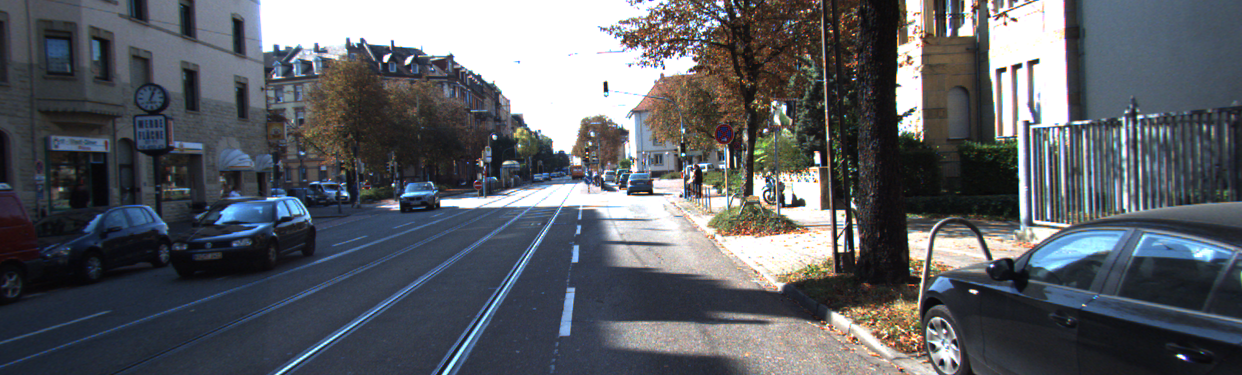
#> input picture example/000004_10.png, 1242 x 375 px, found by its file name
$ jupyter execute --allow-errors depth_estimation.ipynb
#> lines starting #> are read from the running program, lines starting #| are printed output that depends on the picture
[cell 1]
import numpy as np
import cv2
import matplotlib.pyplot as plt

# -------- USER SETTINGS --------
CAMERA_ID = 1
CALIB_NPZ = f"camera_data/camera{CAMERA_ID}/stereo_calib_charuco.npz"
name="shared"
LEFT_IMG  = f"camera_data/camera{CAMERA_ID}/output/{name}{CAMERA_ID}_left.png"
RIGHT_IMG = f"camera_data/camera{CAMERA_ID}/output/{name}{CAMERA_ID}_right.png"
# LEFT_IMG  = "calib\\left_09.png"
# RIGHT_IMG = "calib\\right_09.png"

OUT_PREFIX = f"processed/{name}{CAMERA_ID}"

# Stereo matcher parameters
DEPTH_MIN_M = 0.01
DEPTH_MAX_M = 0.25
# -------------------------------


# ---- Load calibration ----
#> (the rest of this cell did not finish here and is left out)

[cell 2]
# ---- Load images ----
imgL = cv2.imread(LEFT_IMG, cv2.IMREAD_COLOR)
imgR = cv2.imread(RIGHT_IMG, cv2.IMREAD_COLOR)

fig,ax=plt.subplots(1,2, figsize=(12,6))
#> (the rest of this cell did not finish here and is left out)

#> (a cell that did not finish here is left out)

[cell 4]
imgL = cv2.imread("000004_10.png", cv2.IMREAD_COLOR)
#> imgL is the input picture: shape (375, 1242, 3); mean B, G, R 100.6, 94.7, 91.4
imgR = cv2.imread("000004_11.png", cv2.IMREAD_COLOR)
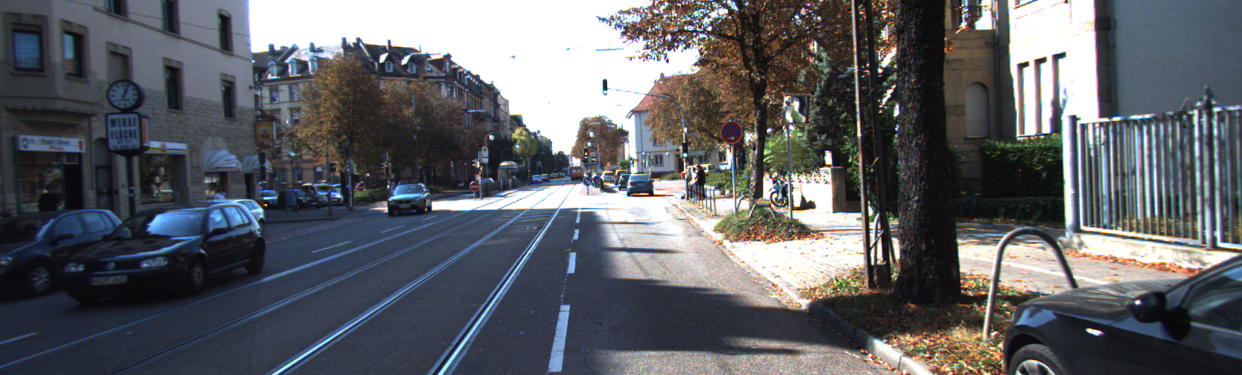
#> input picture example/000004_11.png, 1242 x 375 px, found by its file name
#> imgR is the input picture: shape (375, 1242, 3); mean B, G, R 101.7, 97.1, 95

grayL = cv2.cvtColor(imgL, cv2.COLOR_BGR2GRAY)
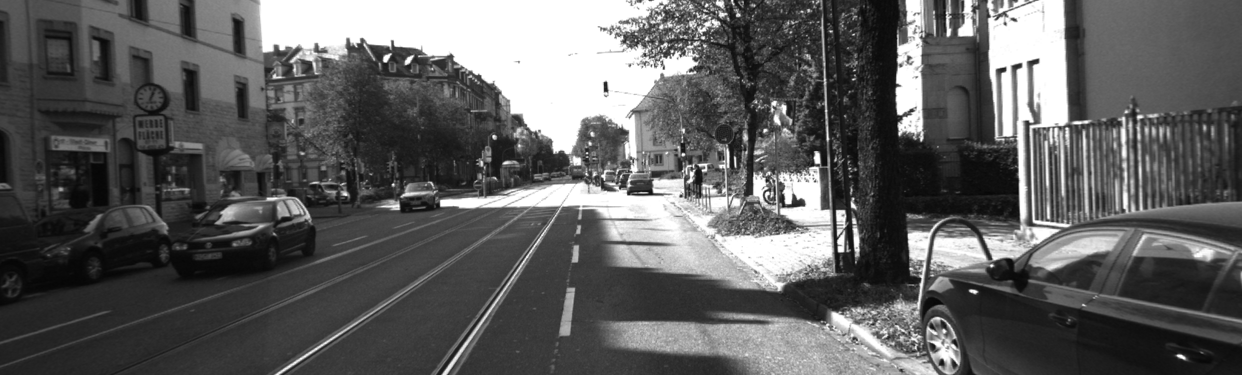
#> grayL: shape (375, 1242); min 5, max 255, mean 94.4
grayR = cv2.cvtColor(imgR, cv2.COLOR_BGR2GRAY)
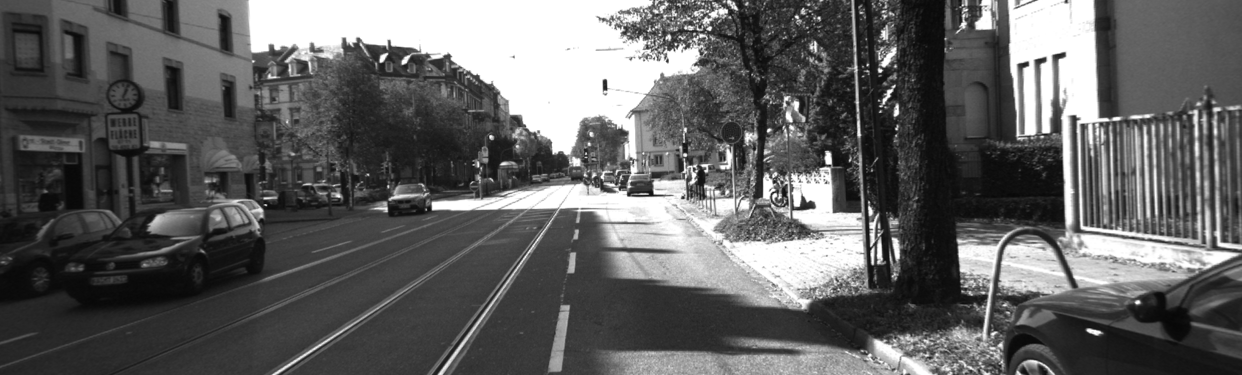
#> grayR: shape (375, 1242); min 7, max 255, mean 97

fig,ax=plt.subplots(1,2, figsize=(12,6))
ax[0].imshow(grayL,cmap="gray")
ax[1].imshow(grayR,cmap="gray")
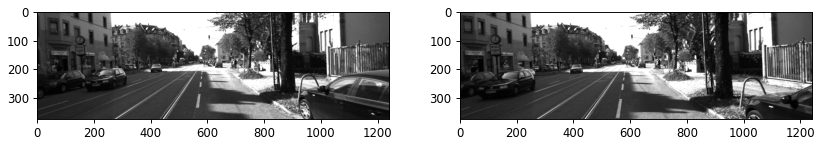
#> figure drawn by matplotlib, 2 panels

[cell 5]
# ---- Stereo disparity ----
BLOCK_SIZE =5      # odd: 5,7,9...
stereo = cv2.StereoSGBM_create(
    minDisparity=0,
    numDisparities= 16 *20,   # must be multiple of 16,
    blockSize=BLOCK_SIZE,
    P1=8 * BLOCK_SIZE * BLOCK_SIZE,
    P2=32 * BLOCK_SIZE * BLOCK_SIZE,
    disp12MaxDiff=-1,
    uniquenessRatio=1,
    speckleWindowSize=200,
    speckleRange=1,
    preFilterCap = 63,
    mode=cv2.STEREO_SGBM_MODE_SGBM,
)
disp = stereo.compute(grayL, grayR).astype(np.float32) / 16.0
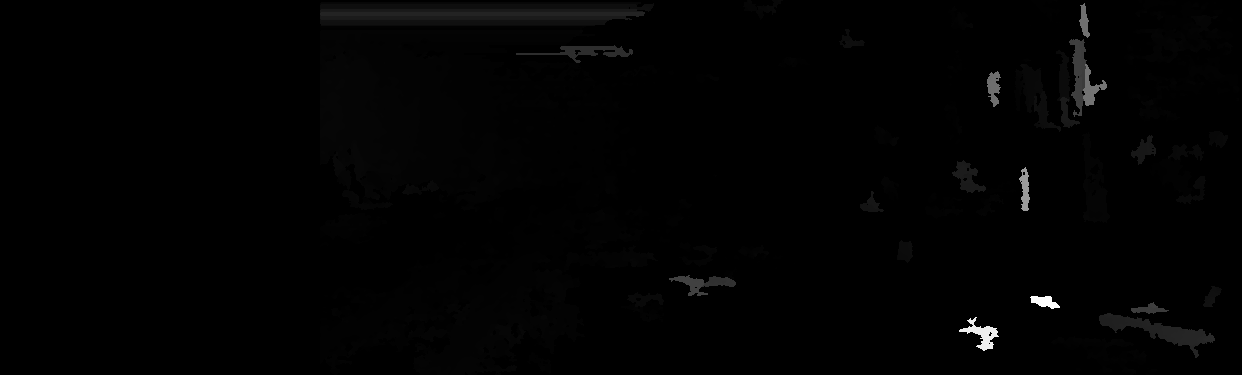
#> disp: shape (375, 1242) float32; min -1, max 318.4, mean 1.7; drawn with min black and max white
disp[disp < 0] = np.nan   # invalid disparity to NaN
disp = np.nan_to_num(disp, nan=0.0).astype(np.float32)
plt.imshow(disp, cmap="gray")
plt.colorbar(label="Disparity (pixels)")
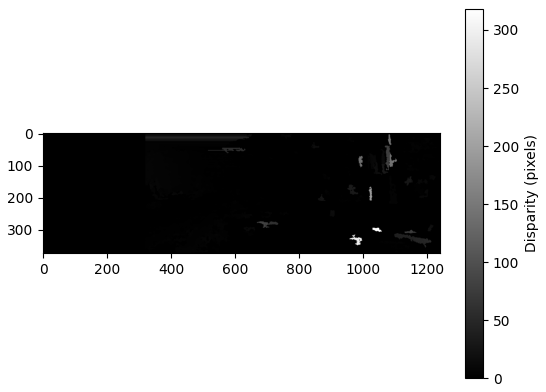
#> figure drawn by matplotlib, 2 panels
